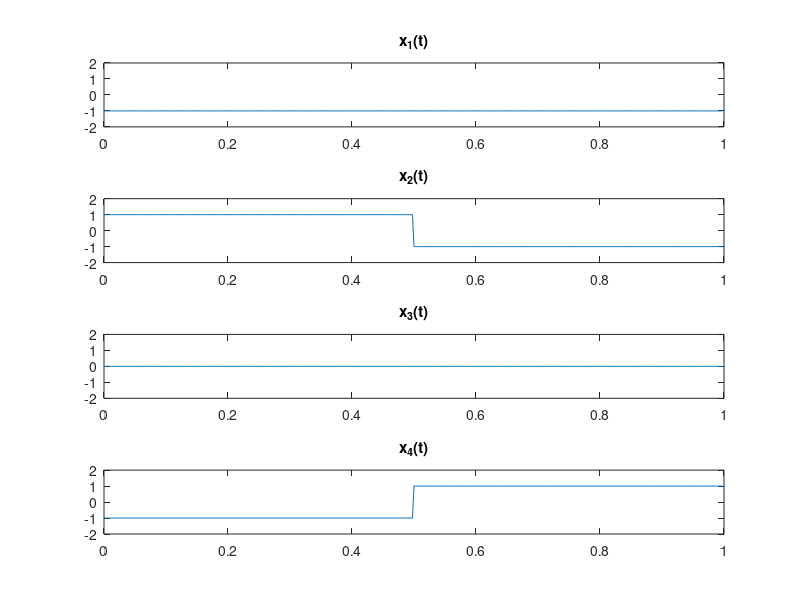
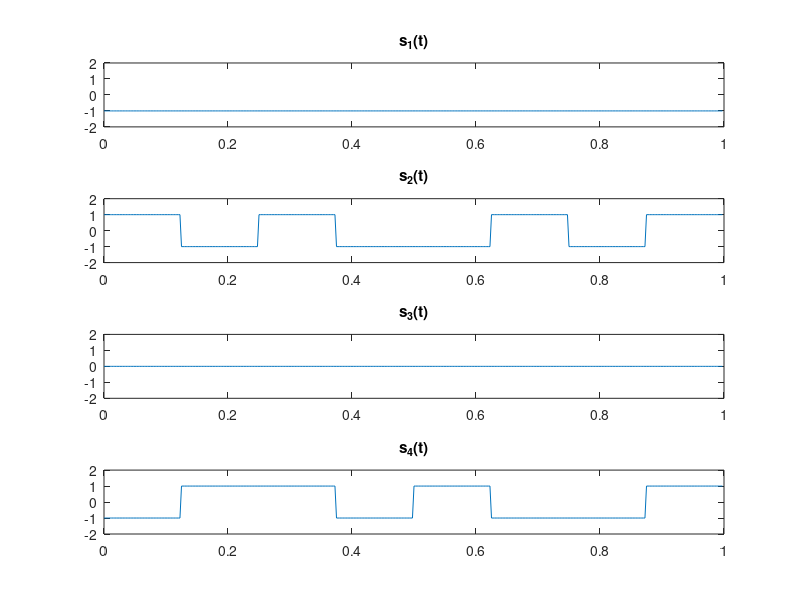
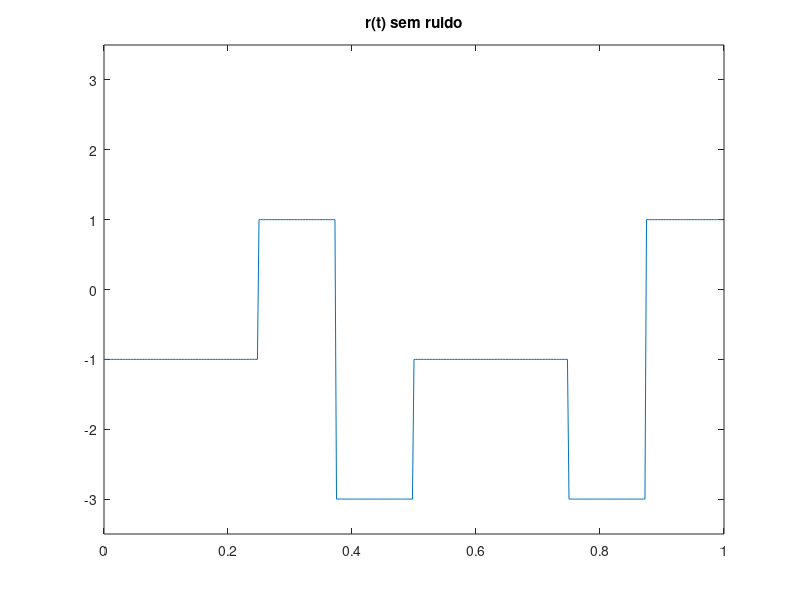
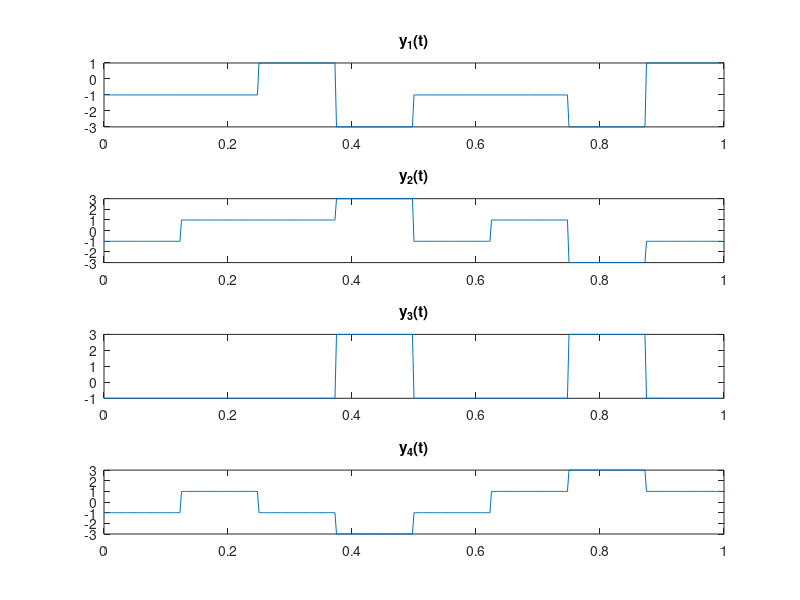

Write MATLAB code to recreate these figures, in order.
% --- SISTEMAS DE COMUNICACAO 2 ---
% Trabalho 2: Modulação por Espalhamento Espectral - DSSS
% DIA 28/09/2018
% Alunas: Jessica de Souza e Luísa Machado

% Questao 2 de 4

clear all;
close all;
clc;

% Especificações:
L = 4;
N = 4;
Rb = 200e3; % bit/s - Taxa de bits
spc = 50; % Número de amostras por chip
tot = 8; %total de bits transmitidos

% Bits de informação
u1 = [0 0];
u2 = [1 0];
u3 = [0.5 0.5];
u4 = [0 1];

% Polarizando a informação
U1 = 2*u1-1;
U2 = 2*u2-1;
U3 = 2*u3-1;
U4 = 2*u4-1;

% Superamostrando a informação:
spb = spc * N;
x_t1 = kron(U1, ones(1, spb));
x_t2 = kron(U2, ones(1, spb));
x_t3 = kron(U3, ones(1, spb));
x_t4 = kron(U4, ones(1, spb));

% Gerando o código de espalhamento:
code = hadamard(N);
codigo_u1 = kron(code(1,:), ones(1, spc));
codigo_u2 = kron(code(2,:), ones(1, spc));
codigo_u3 = kron(code(3,:), ones(1, spc));
codigo_u4 = kron(code(4,:), ones(1, spc));

% Superamostrando o código:
ft_repmat1 = length(x_t1)/length(codigo_u1);
ft_repmat2 = length(x_t2)/length(codigo_u2);
ft_repmat4 = length(x_t3)/length(codigo_u3);
ft_repmat3 = length(x_t4)/length(codigo_u4);

c_t1 = repmat(codigo_u1,[1 ft_repmat1]);
c_t2 = repmat(codigo_u2,[1 ft_repmat2]);
c_t3 = repmat(codigo_u3,[1 ft_repmat3]);
c_t4 = repmat(codigo_u4,[1 ft_repmat4]);

% Espalhando o sinal:
s_t1 = x_t1 .* c_t1;
s_t2 = x_t2 .* c_t2;
s_t3 = x_t3 .* c_t3;
s_t4 = x_t4 .* c_t4;

%canal s_t
s_t = s_t1 + s_t2 + s_t3 + s_t4;

% Vetor de tempo:
t = ((0:(length(x_t1)-1))/length(x_t1));
Tb = 1/Rb;

% Recuperando o sinal separado
y1 = s_t.*c_t1;
y2 = s_t.*c_t2;
y3 = s_t.*c_t3;
y4 = s_t.*c_t4;

% Fazendo o correlator
pulse = ones(1,spb)/spb;
cor1 = filter(pulse,1,y1);
cor2 = filter(pulse,1,y2);
cor3 = filter(pulse,1,y3);
cor4 = filter(pulse,1,y4);


% Obtendo a saida dos correlatores
vect = ones(1,length(t)/2);

%u1
var_u1 = cor1(spb:spb:end);
var1_u1 = var_u1(1)*vect;
var2_u1 = var_u1(2)*vect;
u1 = [var1_u1 var2_u1];

%u2
var_u2 = cor2(spb:spb:end);
var1_u2 = var_u2(1)*vect;
var2_u2 = var_u2(2)*vect;
u2 = [var1_u2 var2_u2];

%u3
var_u3 = cor3(spb:spb:end);
var1_u3 = var_u3(1)*vect;
var2_u3 = var_u3(2)*vect;
u3 = [var1_u3 var2_u3];

%u4
var_u4 = cor4(spb:spb:end);
var1_u4 = var_u4(1)*vect;
var2_u4 = var_u4(2)*vect;
u4 = [var1_u4 var2_u4];


%% Plotando os resultados

% (1) De x_1(t) a x_4(t)
figure,
    x(1)=subplot(411)
    plot(t,x_t1)
    title('x_1(t)');
    ylim([-2 2])

    x(2)=subplot(412)
    plot(t, x_t2)
    title('x_2(t)');
    ylim([-2 2])

    x(3)=subplot(413)
    plot(t,x_t3)
    title('x_3(t)');
    ylim([-2 2])

    x(4)=subplot(414)
    plot(t, x_t4)
    title('x_4(t)');
    ylim([-2 2])
linkaxes(x,'x');

% (2) De s_1(t) ate s_4(t)
figure,
    y(1)=subplot(411)
    plot(t,s_t1)
    title('s_1(t)');
    ylim([-2 2])

    y(2)=subplot(412)
    plot(t, s_t2)
    title('s_2(t)');
    ylim([-2 2])

    y(3)=subplot(413)
    plot(t,s_t3)
    title('s_3(t)');
    ylim([-2 2])

    y(4)=subplot(414)
    plot(t, s_t4)
    title('s_4(t)');
    ylim([-2 2])
linkaxes(y,'x');

% (3) r_t(t)
figure, plot(t,s_t);
title('r(t) sem ruido');
ylim([-3.5 3.5])

% (4) De y_1(t) a y_4(t)
figure,
    x(1)=subplot(411)
    plot(t,y1)
    title('y_1(t)');

    x(2)=subplot(412)
    plot(t, y2)
    title('y_2(t)');

    x(3)=subplot(413)
    plot(t,y3)
    title('y_3(t)');

    x(4)=subplot(414)
    plot(t, y4)
    title('y_4(t)');
linkaxes(x,'x');

% (5) Saida dos correlatores
figure,
    subplot(221), plot(t,u1);
    title('U_1');
    ylim([-2 2]);

    subplot(222), plot(t,u2);
    title('U_2');
    ylim([-2 2]);

    subplot(223), plot(t,u3);
    title('U_3');
    ylim([-2 2]);

    subplot(224), plot(t,u4);
    title('U_4');
    ylim([-2 2]);